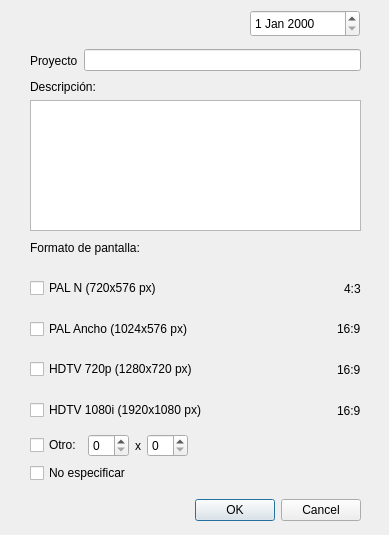
<?xml version="1.0" encoding="UTF-8"?>
<ui version="4.0">
 <class>NewProject</class>
 <widget class="QDialog" name="NewProject">
  <property name="geometry">
   <rect>
    <x>0</x>
    <y>0</y>
    <width>389</width>
    <height>535</height>
   </rect>
  </property>
  <property name="windowTitle">
   <string>Dialog</string>
  </property>
  <widget class="QDialogButtonBox" name="buttonBox">
   <property name="geometry">
    <rect>
     <x>140</x>
     <y>490</y>
     <width>221</width>
     <height>41</height>
    </rect>
   </property>
   <property name="orientation">
    <enum>Qt::Horizontal</enum>
   </property>
   <property name="standardButtons">
    <set>QDialogButtonBox::Cancel|QDialogButtonBox::Ok</set>
   </property>
  </widget>
  <widget class="QWidget" name="horizontalLayoutWidget">
   <property name="geometry">
    <rect>
     <x>30</x>
     <y>40</y>
     <width>331</width>
     <height>41</height>
    </rect>
   </property>
   <layout class="QHBoxLayout" name="horizontalLayout">
    <item>
     <widget class="QLabel" name="label">
      <property name="text">
       <string>Proyecto</string>
      </property>
     </widget>
    </item>
    <item>
     <widget class="QLineEdit" name="lineEdit"/>
    </item>
   </layout>
  </widget>
  <widget class="QWidget" name="verticalLayoutWidget">
   <property name="geometry">
    <rect>
     <x>30</x>
     <y>80</y>
     <width>331</width>
     <height>151</height>
    </rect>
   </property>
   <layout class="QVBoxLayout" name="verticalLayout">
    <item>
     <widget class="QLabel" name="label_2">
      <property name="text">
       <string>Descripción:</string>
      </property>
     </widget>
    </item>
    <item>
     <widget class="QTextEdit" name="description"/>
    </item>
   </layout>
  </widget>
  <widget class="QDateEdit" name="dateEdit">
   <property name="geometry">
    <rect>
     <x>250</x>
     <y>10</y>
     <width>110</width>
     <height>27</height>
    </rect>
   </property>
  </widget>
  <widget class="QWidget" name="verticalLayoutWidget_2">
   <property name="geometry">
    <rect>
     <x>30</x>
     <y>230</y>
     <width>331</width>
     <height>253</height>
    </rect>
   </property>
   <layout class="QVBoxLayout" name="verticalLayout_2">
    <item>
     <widget class="QLabel" name="label_4">
      <property name="text">
       <string>Formato de pantalla:</string>
      </property>
     </widget>
    </item>
    <item>
     <layout class="QHBoxLayout" name="horizontalLayout_3">
      <item>
       <widget class="QCheckBox" name="palN">
        <property name="text">
         <string>PAL N (720x576 px)</string>
        </property>
       </widget>
      </item>
      <item>
       <spacer name="horizontalSpacer">
        <property name="orientation">
         <enum>Qt::Horizontal</enum>
        </property>
        <property name="sizeHint" stdset="0">
         <size>
          <width>40</width>
          <height>20</height>
         </size>
        </property>
       </spacer>
      </item>
      <item>
       <widget class="QLabel" name="label_5">
        <property name="text">
         <string>4:3</string>
        </property>
       </widget>
      </item>
     </layout>
    </item>
    <item>
     <layout class="QHBoxLayout" name="horizontalLayout_4">
      <item>
       <widget class="QCheckBox" name="palAncho">
        <property name="text">
         <string>PAL Ancho (1024x576 px)</string>
        </property>
       </widget>
      </item>
      <item>
       <spacer name="horizontalSpacer_2">
        <property name="orientation">
         <enum>Qt::Horizontal</enum>
        </property>
        <property name="sizeHint" stdset="0">
         <size>
          <width>40</width>
          <height>20</height>
         </size>
        </property>
       </spacer>
      </item>
      <item>
       <widget class="QLabel" name="label_6">
        <property name="text">
         <string>16:9</string>
        </property>
       </widget>
      </item>
     </layout>
    </item>
    <item>
     <layout class="QHBoxLayout" name="horizontalLayout_5">
      <item>
       <widget class="QCheckBox" name="hdtvP">
        <property name="text">
         <string>HDTV 720p (1280x720 px)</string>
        </property>
       </widget>
      </item>
      <item>
       <spacer name="horizontalSpacer_3">
        <property name="orientation">
         <enum>Qt::Horizontal</enum>
        </property>
        <property name="sizeHint" stdset="0">
         <size>
          <width>40</width>
          <height>20</height>
         </size>
        </property>
       </spacer>
      </item>
      <item>
       <widget class="QLabel" name="label_8">
        <property name="text">
         <string>16:9</string>
        </property>
       </widget>
      </item>
     </layout>
    </item>
    <item>
     <layout class="QHBoxLayout" name="horizontalLayout_6">
      <item>
       <widget class="QCheckBox" name="hdtvI">
        <property name="text">
         <string>HDTV 1080i (1920x1080 px)</string>
        </property>
       </widget>
      </item>
      <item>
       <spacer name="horizontalSpacer_4">
        <property name="orientation">
         <enum>Qt::Horizontal</enum>
        </property>
        <property name="sizeHint" stdset="0">
         <size>
          <width>40</width>
          <height>20</height>
         </size>
        </property>
       </spacer>
      </item>
      <item>
       <widget class="QLabel" name="label_7">
        <property name="text">
         <string>16:9</string>
        </property>
       </widget>
      </item>
     </layout>
    </item>
    <item>
     <layout class="QHBoxLayout" name="horizontalLayout_2">
      <item>
       <widget class="QCheckBox" name="otro">
        <property name="text">
         <string>Otro:</string>
        </property>
       </widget>
      </item>
      <item>
       <widget class="QSpinBox" name="width"/>
      </item>
      <item>
       <widget class="QLabel" name="label_3">
        <property name="text">
         <string>x</string>
        </property>
       </widget>
      </item>
      <item>
       <widget class="QSpinBox" name="height"/>
      </item>
      <item>
       <spacer name="horizontalSpacer_5">
        <property name="orientation">
         <enum>Qt::Horizontal</enum>
        </property>
        <property name="sizeHint" stdset="0">
         <size>
          <width>40</width>
          <height>20</height>
         </size>
        </property>
       </spacer>
      </item>
     </layout>
    </item>
    <item>
     <widget class="QCheckBox" name="noEsp">
      <property name="text">
       <string>No especificar</string>
      </property>
     </widget>
    </item>
   </layout>
  </widget>
 </widget>
 <resources/>
 <connections>
  <connection>
   <sender>buttonBox</sender>
   <signal>accepted()</signal>
   <receiver>NewProject</receiver>
   <slot>accept()</slot>
   <hints>
    <hint type="sourcelabel">
     <x>248</x>
     <y>254</y>
    </hint>
    <hint type="destinationlabel">
     <x>157</x>
     <y>274</y>
    </hint>
   </hints>
  </connection>
  <connection>
   <sender>buttonBox</sender>
   <signal>rejected()</signal>
   <receiver>NewProject</receiver>
   <slot>reject()</slot>
   <hints>
    <hint type="sourcelabel">
     <x>316</x>
     <y>260</y>
    </hint>
    <hint type="destinationlabel">
     <x>286</x>
     <y>274</y>
    </hint>
   </hints>
  </connection>
 </connections>
</ui>
